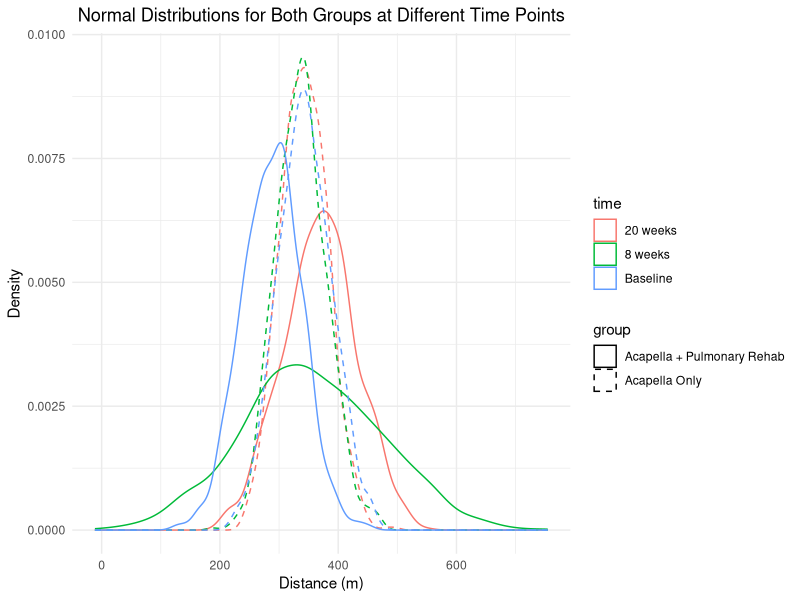
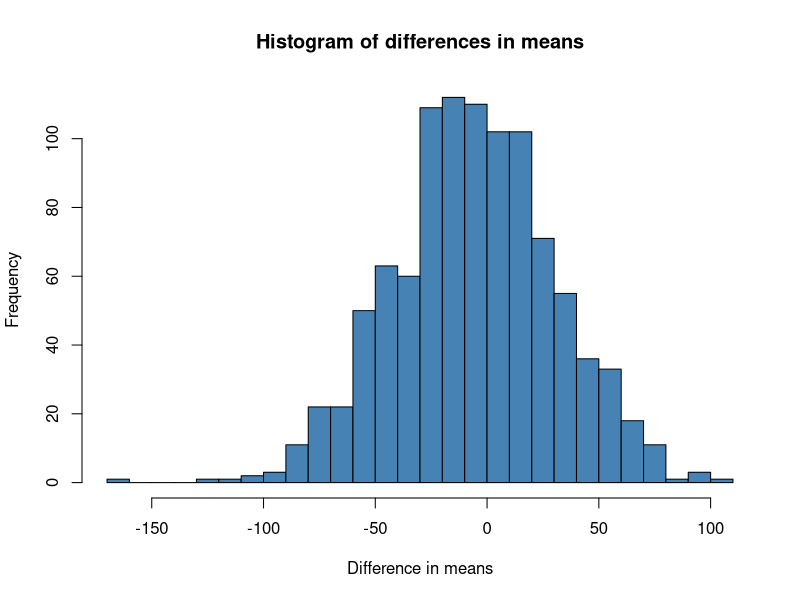

Here is the R script that generated these plots, in order:
# Exercise 12

# Question 1:
# Baseline values are rather different. The second group
# has more "room" to improve. This should be considered in the analysis
# within an adequate model.

# Question 2:
# standard error, SE. This is the standard deviation of the mean in this case.

# Question 3:
# Load necessary library
library(ggplot2)

# Define parameters for each time point for Acapella Only group
data_acapella <- data.frame(
  time = c("Baseline", "8 weeks", "20 weeks"),
  mean = c(343.3, 338.7, 343.3),
  sd = c(44.4, 42.2, 39.8)
)

# Generate 1000 random samples for each time point for Acapella Only group
expanded_data_acapella <- data.frame(
  distance = c(rnorm(1000, mean = data_acapella$mean[1], sd = data_acapella$sd[1]),
               rnorm(1000, mean = data_acapella$mean[2], sd = data_acapella$sd[2]),
               rnorm(1000, mean = data_acapella$mean[3], sd = data_acapella$sd[3])),
  time = rep(data_acapella$time, each = 1000),
  group = "Acapella Only"
)

# Define parameters for each time point for Acapella + Pulmonary Rehab group
data_pr <- data.frame(
  time = c("Baseline", "8 weeks", "20 weeks"),
  mean = c(287.5, 344.2, 367.5),
  sd = c(50.6, 115.5, 61.5)
)

# Generate 1000 random samples for each time point for Acapella + Pulmonary Rehab group
expanded_data_pr <- data.frame(
  distance = c(rnorm(1000, mean = data_pr$mean[1], sd = data_pr$sd[1]),
               rnorm(1000, mean = data_pr$mean[2], sd = data_pr$sd[2]),
               rnorm(1000, mean = data_pr$mean[3], sd = data_pr$sd[3])),
  time = rep(data_pr$time, each = 1000),
  group = "Acapella + Pulmonary Rehab"
)

# Combine data for both groups
combined_data <- rbind(expanded_data_acapella, expanded_data_pr)

# Plot the density curves for each time point and group
ggplot(combined_data, aes(x = distance, color = time, linetype = group)) +
  geom_density() +
  labs(title = "Normal Distributions for Both Groups at Different Time Points",
       x = "Distance (m)", y = "Density") +
  theme_minimal() + 
  theme(plot.title = element_text(hjust = 0.5)) +
  scale_linetype_manual(values = c("solid", "dashed"))  # Solid lines for one group, dashed for the other

# We can see that in the Acapella only group, there is not discernable difference
# from baseline to 8/20 weeks, wheras
# in the Acapella + Pulmonary Rehab group, there is a clear shift to the right
# (higher distance)


# Question 4:
# Figure 2 and Table 2:
# The "(m)" stands for meters.
# The bars seem not to be the estimate +/- standard error (=s/sqrt(n)).
# What they probably meant was an approximate 95% confidence interval
# for the mean, which is:
# x_bar +/- t_{n-1, 0.975} * s / sqrt(n)
# https://en.wikipedia.org/wiki/Standard_error

# Mean +/- SE
344.2 + 115.5 / sqrt(12) # 377.542 -> upper end of bar? seems to be relatively exactly at 400
344.2 - 115.5 / sqrt(12) # 310.858 -> lower end of bar? bar seems to be below 300 in Figure 2a

# Example at 8 weeks:
344.2 + qt(0.975, 11) * 115.5 / sqrt(12) # 417.5852
344.2 - qt(0.975, 11) * 115.5 / sqrt(12) # 270.8148

# or (approximately):
344.2 + qnorm(0.975) * 115.5 / sqrt(12) # 409.5491
344.2 - qnorm(0.975) * 115.5 / sqrt(12) # 278.8509
# These seem to fit the bars better.



# Question 5:
n_sim <- 1000
diffs <- numeric(n_sim)
for(i in 1:n_sim){
  x_gr1_8_weeks <- rnorm(15, 338.7, sd = 42.2)
  x_gr2_8_weeks <- rnorm(12, 344.2, sd = 115.5)
 
  diffs[i] <- mean(x_gr1_8_weeks) - mean(x_gr2_8_weeks)  
}

hist(diffs, breaks = 30, col = "steelblue", border = "black", 
     xlab = "Difference in means", main = "Histogram of differences in means")
quantile(diffs, c(0.015, 0.985)) # ~97% interval

# How would the distribution change if we took the same group means?